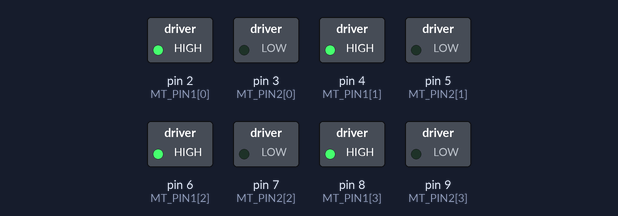
Bench run of a sketch on a simulated Arduino Uno, built with avr-gcc and run on an emulated ATmega328P. Shown: switched loads named in the sketch (green lamp = pin HIGH).

Above: at 0.5 s.
At 2.7 s:
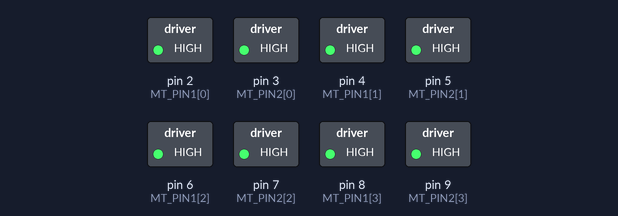
At 5.0 s:
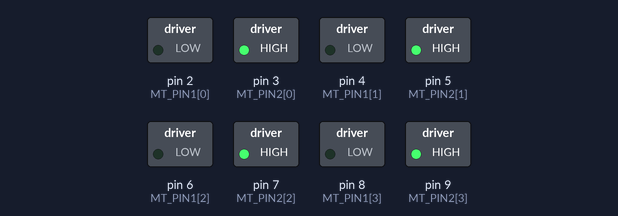
Timing chart, 0 to 6.9 s (numbered marks = the images above):
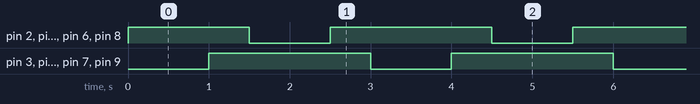

Measured:
- by itself, pin 2 (MT_PIN1[0]), pin 4 (MT_PIN1[1]), pin 6 (MT_PIN1[2]), pin 8 (MT_PIN1[3]): repeats every 3.0 s: LOW 1.0 s, HIGH 2.0 s
- by itself, pin 3 (MT_PIN2[0]), pin 5 (MT_PIN2[1]), pin 7 (MT_PIN2[2]), pin 9 (MT_PIN2[3]): alternates HIGH for 2.0 s and LOW for 1.0 s
- by itself, everything shown: repeats every 3.0 s, in 4 steps

The sketch:

motor.ino
```cpp
const int MT_PIN1[] = {2, 4, 6, 8};
const int MT_PIN2[] = {3, 5, 7, 9};
int speed;
void setup() {
  Serial.begin(38400);
  for (int id = 0; id <= 3; id++) {
    pinMode(MT_PIN1[id], OUTPUT);
    pinMode(MT_PIN2[id], OUTPUT);
  }
}

void loop() {
  for (int id = 0; id <= 3; id++) {
    analogWrite(MT_PIN1[id], 255);
    digitalWrite(MT_PIN2[id], LOW);
  }
  delay(1000);

  for (int id = 0; id <= 3; id++) {

    digitalWrite(MT_PIN1[id], HIGH);
    digitalWrite(MT_PIN2[id], HIGH);
  }
  delay(500);

  for (int id = 0; id <= 3; id++) {
    digitalWrite(MT_PIN1[id], LOW);
    analogWrite(MT_PIN2[id], 255);
  }
  delay(1000);

  for (int id = 0; id <= 3; id++) {
    digitalWrite(MT_PIN1[id], HIGH);
    digitalWrite(MT_PIN2[id], HIGH);
  }
  delay(500);
}
```
